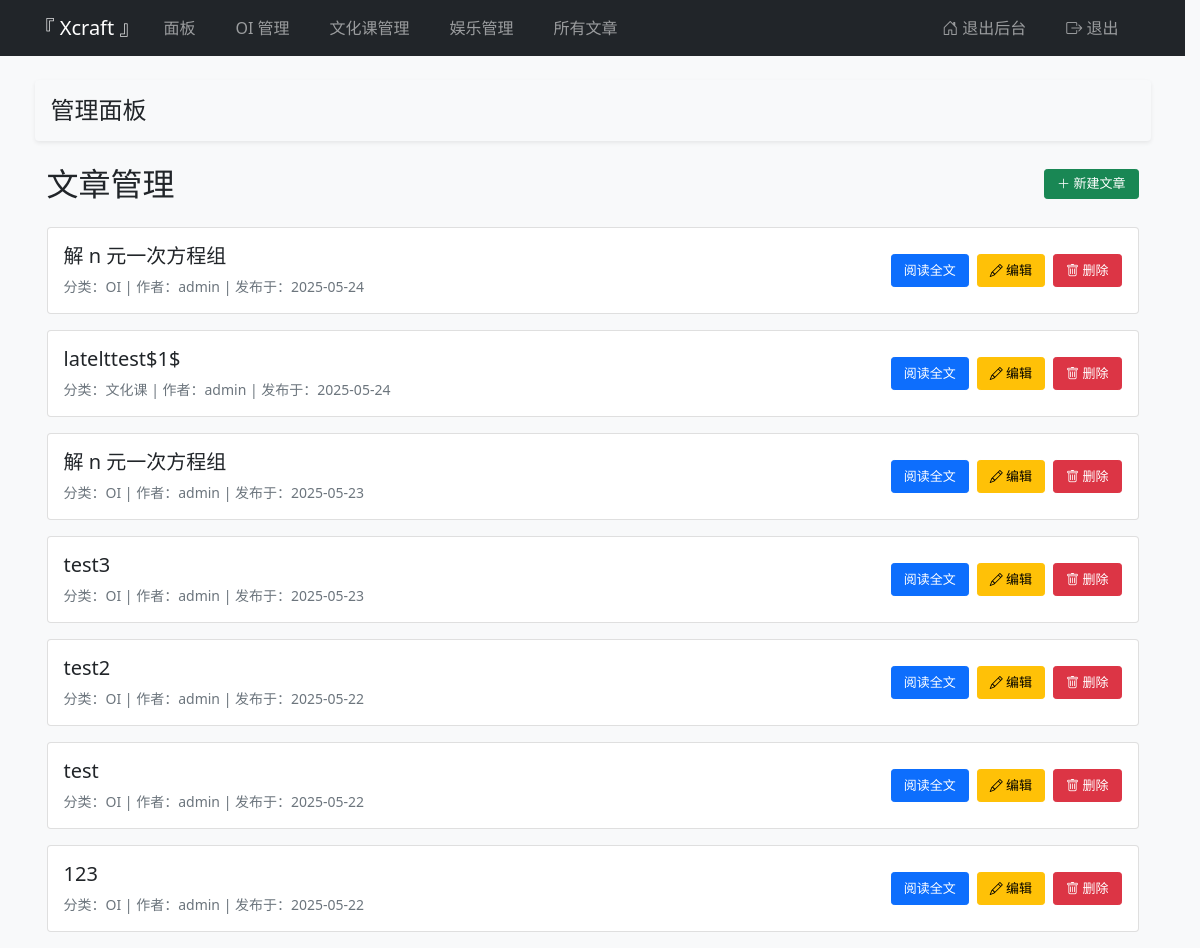
The page /admin/posts (signed in) on the database as committed earlier.
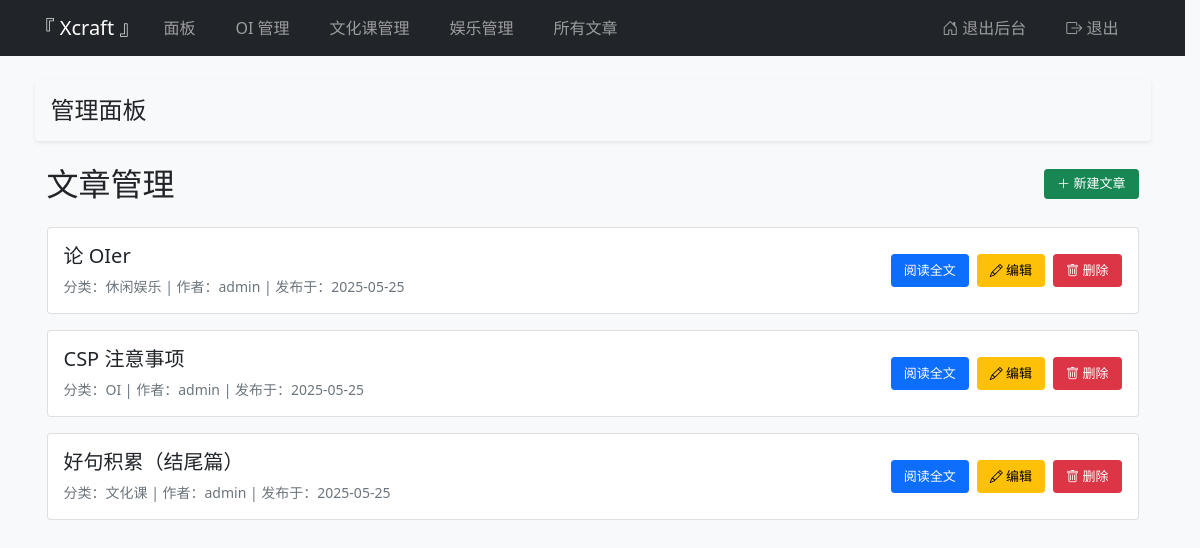
The same page on the database as committed later.
### app.py (models this page shows)
class Post(db.Model):
    id = db.Column(db.Integer, primary_key=True)
    title = db.Column(db.String(100), nullable=False)
    content = db.Column(db.Text, nullable=False)
    category = db.Column(db.String(20))
    created_at = db.Column(db.DateTime, default=datetime.utcnow)
    user_id = db.Column(db.Integer, db.ForeignKey('user.id'), nullable=False)

class User(db.Model, UserMixin):
    id = db.Column(db.Integer, primary_key=True)
    username = db.Column(db.String(20), unique=True, nullable=False)
    password = db.Column(db.String(60), nullable=False)
    is_admin = db.Column(db.Boolean, default=False)
    posts = db.relationship('Post', backref='author', lazy=True)

### app.py (the view)
@app.route('/admin/posts')
@login_required
@admin_required
def manage_posts():
    posts = Post.query.order_by(Post.created_at.desc()).all()
    return render_template('admin/post_list.html', posts=posts)

### app.py (called while the page is built)
@login_manager.user_loader
def load_user(user_id):
    return User.query.get(int(user_id))

def admin_required(f):
    @wraps(f)
    def decorated_function(*args, **kwargs):
        if not current_user.is_admin:
            abort(403)
        return f(*args, **kwargs)
    return decorated_function

### templates/admin/post_list.html
{% extends "admin/base.html" %}
{% block admin_content %}
<div class="container">
    <div class="d-flex justify-content-between align-items-center mb-4">
        <h2 class="mb-0">文章管理</h2>
        <a href="{{ url_for('new_post') }}" class="btn btn-success btn-sm py-1">
            <i class="bi bi-plus-lg"></i> 新建文章
        </a>
    </div>
    {% for post in posts %}
    <div class="card mb-3">
        <div class="card-body">
            <div class="d-flex justify-content-between align-items-center">
                <div class="d-flex flex-column justify-content-center me-3">
                    <h5 class="card-title mb-2">{{ post.title }}</h5>
                    <p class="text-muted small mb-0">
                        分类：{{ post.category }} |
                        作者：{{ post.author.username }} |
                        发布于：{{ post.created_at.strftime('%Y-%m-%d') }}
                    </p>
                </div>
                <div class="d-flex gap-2 align-items-center">
                    <a href="{{ url_for('admin_show_post', post_id=post.id) }}" class="btn btn-primary btn-sm">
                        阅读全文
                    </a>
                    <a href="{{ url_for('admin_edit_post', post_id=post.id) }}" class="btn btn-warning btn-sm">
                        <i class="bi bi-pencil"></i>
                        编辑
                    </a>
                    <a href="{{ url_for('admin_delete_post', post_id=post.id) }}" class="btn btn-danger btn-sm" onclick="return confirm('确定删除？')">
                        <i class="bi bi-trash"></i>
                        删除
                    </a>
                </div>
            </div>
        </div>
    </div>
    {% else %}
    <div class="alert alert-warning">暂无文章</div>
    {% endfor %}
</div>
{% endblock %}

### templates/admin/base.html (shortened to what this page needs)
{% extends "base.html" %}
{% set admin_mode = True %}
{% block content %}
<div class="admin-container">
    <div class="admin-navbar bg-light p-3 mb-4 rounded shadow-sm">
        <div class="d-flex justify-content-between align-items-center">
            <h4 class="mb-0">
                管理面板
            </h4>
        </div>
    </div>
    <div class="admin-content">
        {% block admin_content %}{% endblock %}
    </div>
</div>
{% endblock %}

### templates/base.html (shortened to what this page needs)
<!DOCTYPE html>
<html lang="zh-CN">
<head>
    <link href="https://cdnjs.cloudflare.com/ajax/libs/font-awesome/6.0.0/css/all.min.css" rel="stylesheet">
    <link href="https://cdn.bootcdn.net/ajax/libs/bootstrap-icons/1.11.0/font/bootstrap-icons.min.css" rel="stylesheet">
    <link href="https://cdn.bootcdn.net/ajax/libs/twitter-bootstrap/5.1.3/css/bootstrap.min.css" rel="stylesheet">
    <link rel="stylesheet" href="{{ url_for('static', filename='css/custom.css') }}">
</head>
<body>
    {% include 'navbar.html' %}
    <main class="container mt-4">
        {% block content %}{% endblock %}
    </main>
</body>
</html>

### templates/navbar.html (shortened to what this page needs)
<nav class="navbar navbar-expand-lg navbar-dark bg-dark">
    <div class="container">
        <a class="navbar-brand" href="/">『 Xcraft 』</a>
        <div class="collapse navbar-collapse" id="navbarNav">
            <ul class="navbar-nav me-auto">
                {% if admin_mode %}
                <li class="nav-item">
                    <a class="nav-link" href="/admin/">面板</a>
                </li>
                <li class="nav-item">
                    <a class="nav-link" href="/admin/category/OI">OI 管理</a>
                </li>
                <li class="nav-item">
                    <a class="nav-link" href="/admin/category/文化课">文化课管理</a>
                </li>
                <li class="nav-item">
                    <a class="nav-link" href="/admin/category/休闲娱乐">娱乐管理</a>
                </li>
                <li class="nav-item">
                    <a class="nav-link" href="/admin/posts">所有文章</a>
                </li>
                {% endif %}
            </ul>
            <ul class="navbar-nav">
                {% if current_user.is_authenticated %}
                {% if request.path.startswith('/admin') %}
                <li class="nav-item">
                    <a class="nav-link" href="/">
                        <i class="bi bi-house-door"></i> 退出后台
                    </a>
                </li>
                {% endif %}
                <li class="nav-item">
                    <a class="nav-link" href="/logout">
                        <i class="bi bi-box-arrow-right"></i> 退出
                    </a>
                </li>
                {% endif %}
            </ul>
        </div>
    </div>
</nav>

### static/css/custom.css (style rules this page uses)
body { background-color: #f8f9fa; }
.navbar-nav .nav-item { margin-right: 1.5rem; }
.btn { padding: 6px 12px; font-size: 13px; }

### templates/base.html (style rules this page uses)
html { overflow-y: scroll; scrollbar-gutter: stable; }

Rows that differ between the two databases and show on the page:
removed Post: title "解 n 元一次方程组", category "OI", author.username "admin", created_at "2025-05-24"
removed Post: title "latelttest$1$", category "文化课", author.username "admin", created_at "2025-05-24"
removed Post: title "解 n 元一次方程组", category "OI", author.username "admin", created_at "2025-05-23"
removed Post: title "test3", category "OI", author.username "admin", created_at "2025-05-23"
removed Post: title "test2", category "OI", author.username "admin", created_at "2025-05-22"
removed Post: title "test", category "OI", author.username "admin", created_at "2025-05-22"
removed Post: title "123", category "OI", author.username "admin", created_at "2025-05-22"
added Post: title "论 OIer", category "休闲娱乐", author.username "admin", created_at "2025-05-25"
added Post: title "CSP 注意事项", category "OI", author.username "admin", created_at "2025-05-25"
added Post: title "好句积累（结尾篇）", category "文化课", author.username "admin", created_at "2025-05-25"
